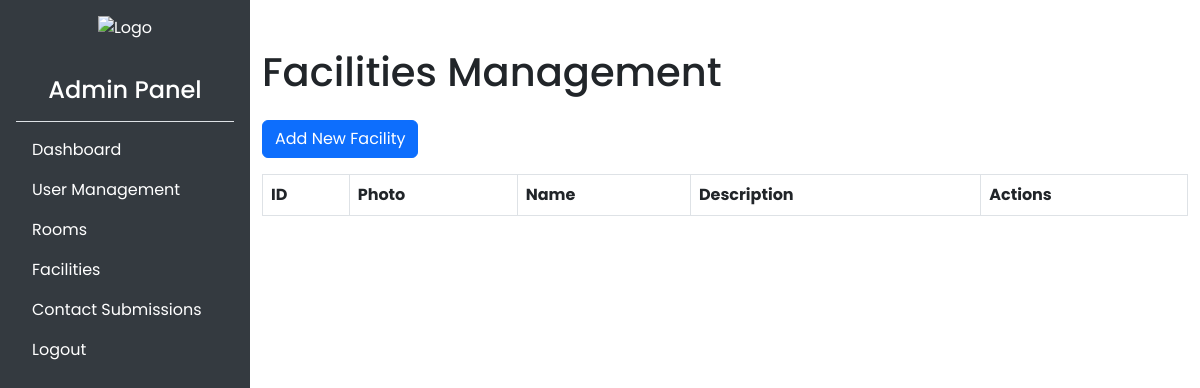
Page /admin/facilities.php (signed in) on the earlier database version.
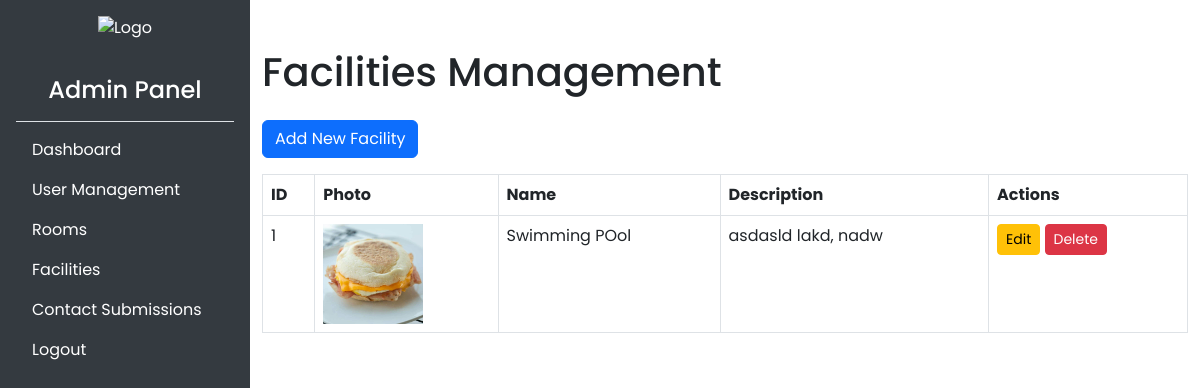
Same page on the later database version.
### tables this page shows
CREATE TABLE `facilities` (
  `id` int(11) NOT NULL,
  `name` varchar(255) NOT NULL,
  `description` varchar(255) NOT NULL,
  `photo` varchar(255) NOT NULL
);

### admin/facilities.php (the view, shortened to what this page needs)
<?php
include '../config.php';
include './sidebar.php';
$facilities = mysqli_query($conn, "SELECT * FROM facilities");
?>
<!DOCTYPE html>
<html lang="en">
<head>
    <link rel="stylesheet" href="https://cdn.jsdelivr.net/npm/bootstrap@5.3.0-alpha1/dist/css/bootstrap.min.css">
</head>
<body>
<div class="container my-5">
    <h1 class="mb-4">Facilities Management</h1>
    <button class="btn btn-primary mb-3" data-bs-toggle="modal" data-bs-target="#facilityModal">Add New Facility</button>
    <table class="table table-bordered">
        <thead>
            <tr>
                <th>ID</th>
                <th>Photo</th>
                <th>Name</th>
                <th>Description</th>
                <th>Actions</th>
            </tr>
        </thead>
        <tbody>
            <?php while ($facility = mysqli_fetch_assoc($facilities)): ?>
                <tr>
                    <td><?php echo $facility['id']; ?></td>
                    <td><img src="../uploads/<?php echo $facility['photo']; ?>" alt="Facility Photo" style="width: 100px; height: 100px; object-fit: cover;"></td>
                    <td><?php echo htmlspecialchars($facility['name']); ?></td>
                    <td><?php echo htmlspecialchars($facility['description']); ?></td>
                    <td>
                        <button class="btn btn-warning btn-sm"
                                data-bs-toggle="modal"
                                data-bs-target="#facilityModal"
                                onclick="editFacility(<?php echo htmlspecialchars(json_encode($facility)); ?>)">Edit</button>
                        <a href="facilities.php?delete=<?php echo $facility['id']; ?>"
                           class="btn btn-danger btn-sm"
                           onclick="return confirm('Are you sure you want to delete this facility?')">Delete</a>
                    </td>
                </tr>
            <?php endwhile; ?>
        </tbody>
    </table>
</div>
</body>
</html>

Differences in the rows shown:
added facilities: id "1", photo (picture), name "Swimming POol", description "asdasld lakd, nadw"
